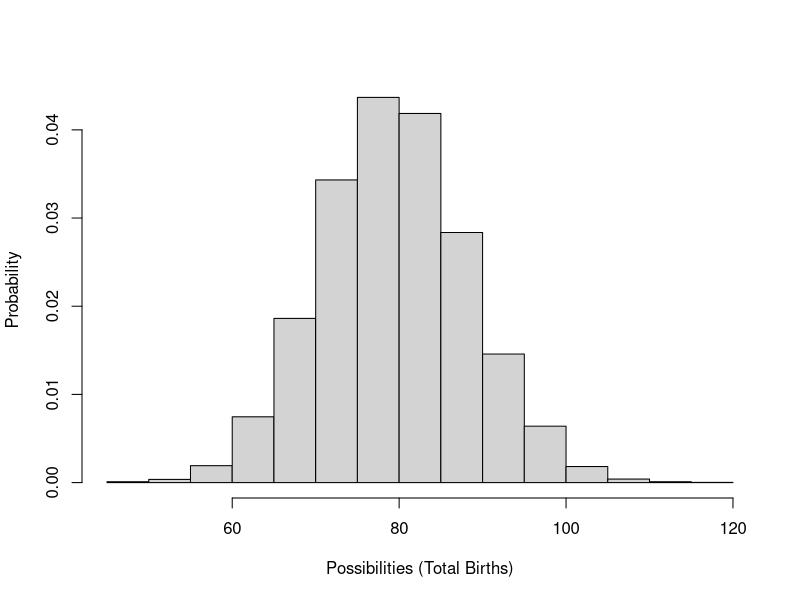
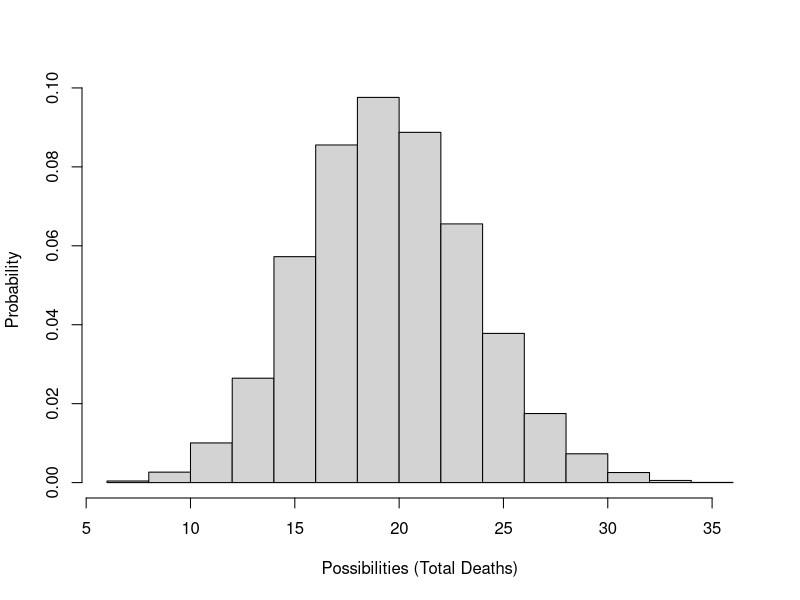
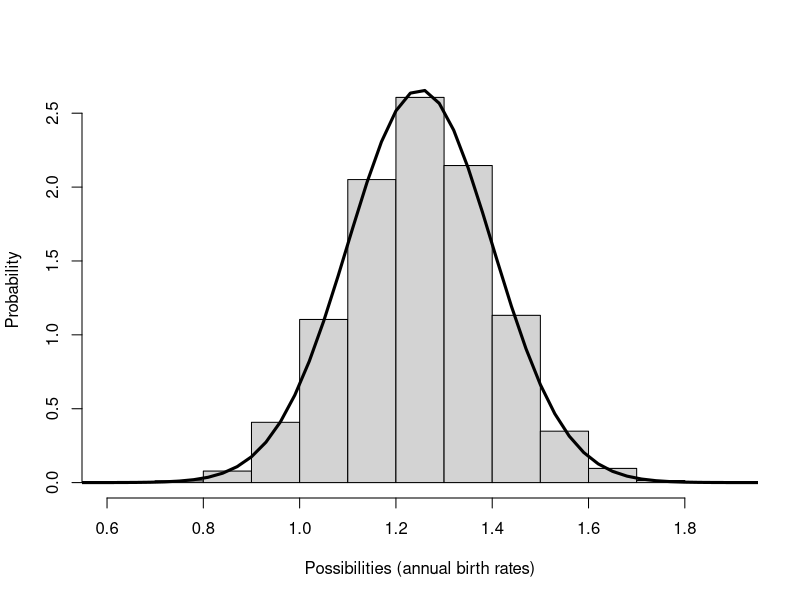
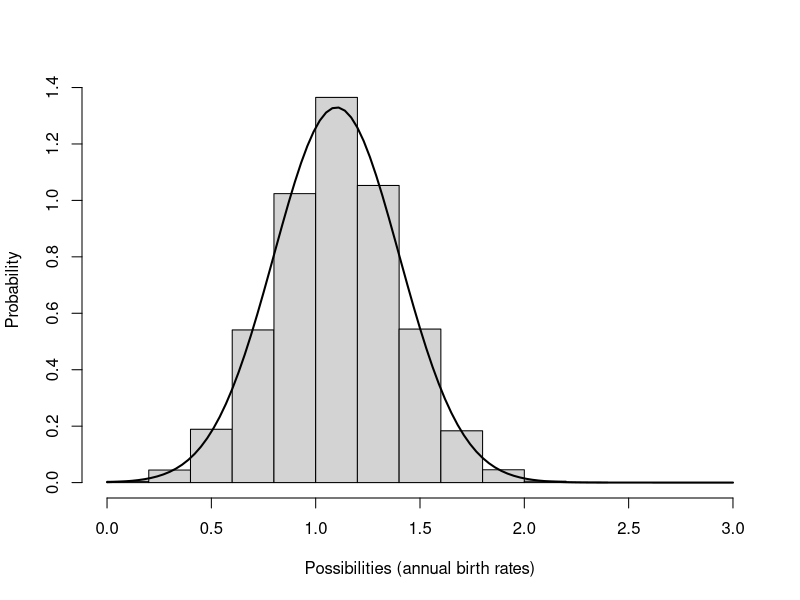

These figures' R source, in order:

#  NRES 470, Lab 5    ------------------------------------                          
#  University of Nevada, Reno                        
#  Stochasticity and Uncertainty        


# Review random number generators in R ----------------------

# Poisson distribution (often used for modeling total annual births in a population)

hist(rpois(10000,(100*0.8)),main="",freq = F,ylab="Probability",xlab="Possibilities (Total Births)")


# Binomial distribution (often used to represent total survivors or deaths in a population model )

hist(rbinom(10000,100,0.2),main="",xlab="Possibilities (Total Deaths)",freq = F,ylab="Probability")


# Normal distribution (often used to model environmental stochasticity)

hist(rnorm(10000,mean=1.25,sd=0.15),main="",freq=F,xlab="Possibilities (annual birth rates)",ylab="Probability")
curve(dnorm(x,1.25,0.15),0,3,lwd=3,add=T)


hist(rnorm(10000,mean=1.1,sd=0.3),main="",freq=F,xlab="Possibilities (annual birth rates)",ylab="Probability",xlim=c(0,3))
curve(dnorm(x,1.1,0.3),0,3,add=T,lwd=2)
